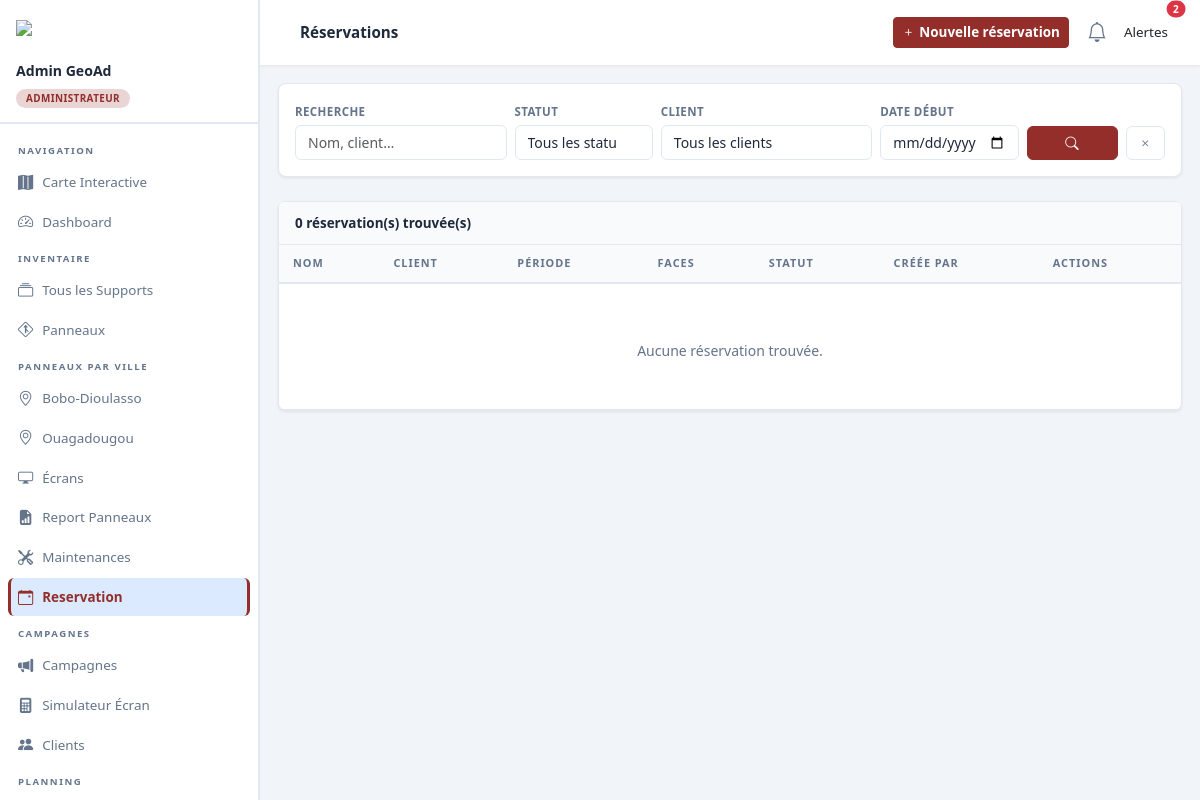
The page /gestion/campaigns/reservations/ (signed in) on the database as committed earlier.
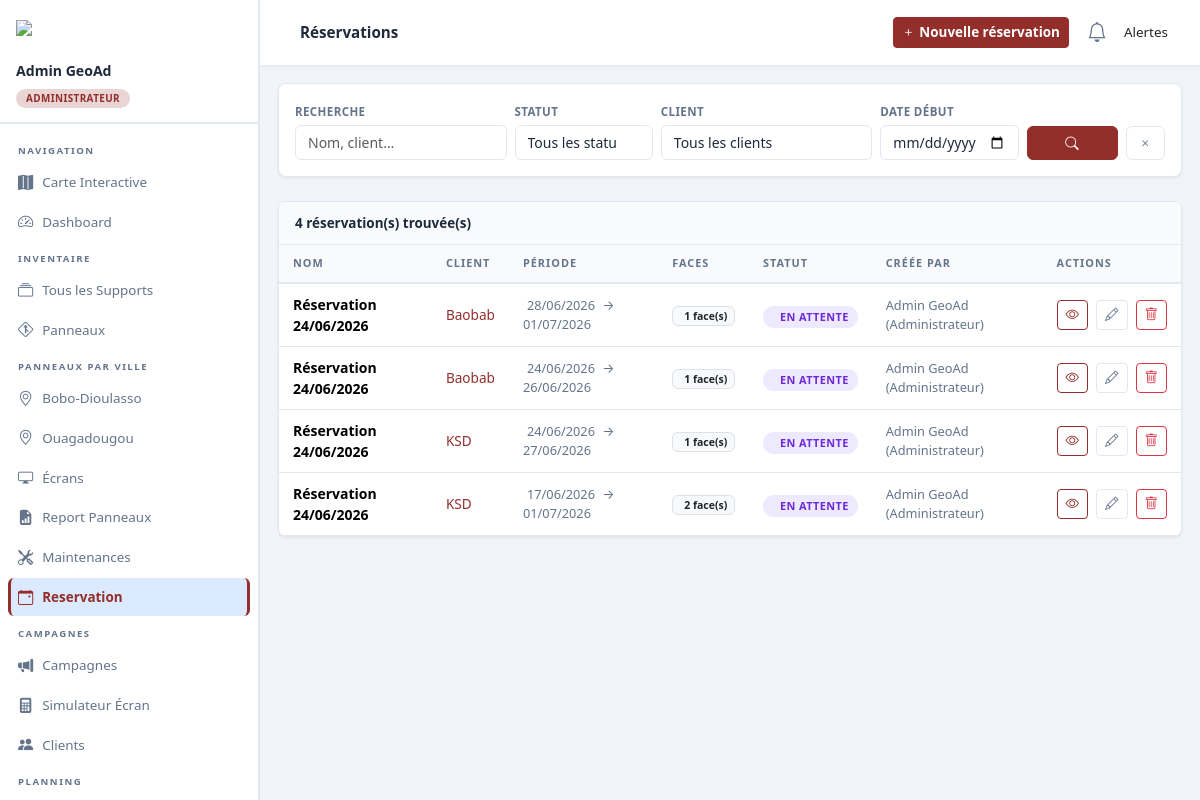
The same page on the database as committed later.
### accounts/models.py (models this page shows, shortened)
class User(AbstractUser):
    ROLE_ADMIN      = 'admin'
    ROLE_STAFF      = 'staff'
    ROLE_TECHNICIEN = 'technicien'
    ROLE_CLIENT     = 'client'
    ROLE_CHOICES = [
        (ROLE_ADMIN,      'Administrateur'),
        (ROLE_STAFF,      'Staff Régie'),
        (ROLE_TECHNICIEN, 'Technicien'),
        (ROLE_CLIENT,     'Client'),
    ]
    role           = models.CharField(max_length=20, choices=ROLE_CHOICES, default=ROLE_STAFF)
    telephone      = models.CharField(max_length=30, blank=True)
    avatar         = models.ImageField(upload_to='avatars/', blank=True, null=True)
    client_profile = models.OneToOneField(
        'campaigns.Client', on_delete=models.SET_NULL,
        null=True, blank=True, related_name='user_account'
    )
    class Meta:
        verbose_name        = 'Utilisateur'
        verbose_name_plural = 'Utilisateurs'
    def get_role_display(self):
        return get_choice_label(self, 'role', self.ROLE_CHOICES)
    def __str__(self):
        return f"{self.get_full_name() or self.username} ({self.get_role_display()})"
    @property
    def is_admin(self):
        return self.role == self.ROLE_ADMIN or self.is_superuser
    @property
    def is_staff_regie_role(self):
        return self.role in (self.ROLE_ADMIN, self.ROLE_STAFF) or self.is_superuser
    @property
    def is_technicien(self):
        return self.role == self.ROLE_TECHNICIEN
    @property
    def is_client(self):
        return self.role == self.ROLE_CLIENT
    @property
    def client(self):
        """Raccourci : retourne le Client lié ou None."""
        if self.role == self.ROLE_CLIENT:
            return self.client_profile
        return None

### campaigns/models.py (models this page shows, shortened)
class Reservation(models.Model):
    uuid = models.UUIDField(
        default=uuid.uuid4,
        editable=False,
        unique=True,
        db_index=True,
        verbose_name="Identifiant public (UUID)",
    )
    reference = models.CharField(
        max_length=50,
        unique=True,
        blank=True,
        verbose_name="Référence",
    )
    nom = models.CharField(
        max_length=200,
        verbose_name="Nom de la réservation",
    )
    client = models.ForeignKey(
        Client,
        on_delete=models.CASCADE,
        related_name='reservations_globales',
        verbose_name="Client",
    )
    contrat = models.ForeignKey(
        Contrat,
        on_delete=models.SET_NULL,
        null=True, blank=True,
        related_name='reservations',
        verbose_name="Contrat associé (optionnel)",
    )
    created_by = models.ForeignKey(
        settings.AUTH_USER_MODEL,
        on_delete=models.SET_NULL,
        null=True, blank=True,
        related_name='reservations_creees',
        verbose_name="Créé par",
    )
    date_debut = models.DateTimeField(verbose_name="Date de début")
    date_fin   = models.DateTimeField(verbose_name="Date de fin")
    statut = models.CharField(
        max_length=20,
        choices=STATUT_RESERVATION_CHOICES,
        default=STATUT_EN_ATTENTE,
        verbose_name="Statut",
    )
    notes      = models.TextField(blank=True, verbose_name="Notes internes")
    created_at = models.DateTimeField(auto_now_add=True)
    updated_at = models.DateTimeField(auto_now=True)
    class Meta:
        verbose_name          = "Réservation"
        verbose_name_plural   = "Réservations"
        ordering              = ['-date_debut']

class Client(models.Model):
    nom           = models.CharField(max_length=200, verbose_name="Raison sociale / Nom")
    contact_nom   = models.CharField(max_length=150, blank=True, verbose_name="Nom du Contact principal")
    telephone     = models.CharField(max_length=30, blank=True)
    email         = models.EmailField(blank=True)
    adresse       = models.TextField(blank=True)
    logo          = models.ImageField(upload_to='logos/', blank=True, null=True)
    notes         = models.TextField(blank=True)
    created_at    = models.DateTimeField(auto_now_add=True)
    actif         = models.BooleanField(default=True)
    class Meta:
        verbose_name = "Client"
        verbose_name_plural = "Clients"
        ordering = ['nom']

### campaigns/views.py (the view)
# urls.py: path('reservations/', views.ReservationListView.as_view(), name='reservation_list'),
class ReservationListView(StaffRequiredMixin, ListView):
    model = Reservation
    template_name = 'campaigns/reservation_list.html'
    context_object_name = 'reservations'
    paginate_by = 20
    def get_queryset(self):
        qs = Reservation.objects.select_related('client', 'created_by').prefetch_related('lignes__face__support')
        q        = self.request.GET.get('q', '').strip()
        statut_f = self.request.GET.get('statut', '')
        client_f = self.request.GET.get('client', '')
        date_f   = self.request.GET.get('date', '')
        if q:
            qs = qs.filter(
                Q(nom__icontains=q) |
                Q(client__nom__icontains=q)
            )
        if statut_f:
            qs = qs.filter(statut=statut_f)
        if client_f:
            qs = qs.filter(client__pk=client_f)
        if date_f:
            qs = qs.filter(date_debut__date=date_f)
        return qs.order_by('-date_debut')
    def get_context_data(self, **kwargs):
        context = super().get_context_data(**kwargs)
        context.update({
            'q':        self.request.GET.get('q', ''),
            'statut_f': self.request.GET.get('statut', ''),
            'client_f': self.request.GET.get('client', ''),
            'date_f':   self.request.GET.get('date', ''),
            'statut_choices': [
                (STATUT_EN_ATTENTE, 'En attente'),
                (STATUT_CONFIRMEE,  'Confirmée'),
                (STATUT_ANNULEE,    'Annulée'),
            ],
            'clients': Client.objects.order_by('nom'),
        })
        return context

### templates/campaigns/reservation_list.html (shortened to what this page needs)
{% extends 'base.html' %}
{% block topbar_title %}Réservations{% endblock %}
{% block topbar_actions %}
  {% if user.is_staff_regie_role %}
  <a href="{% url 'reservation_select_client' %}" class="btn btn-primary btn-sm"><i class="bi bi-plus me-1"></i>Nouvelle réservation</a>
  {% endif %}
{% endblock %}
{% block content %}
<div class="card mb-4">
  <div class="card-body">
    <form method="get" class="row g-2 align-items-end">
      <div class="col-md-3">
        <label class="form-label">Recherche</label>
        <input type="text" name="q" value="{{ q }}" class="form-control" placeholder="Nom, client…">
      </div>
      <div class="col-md-2">
        <label class="form-label">Statut</label>
        <select name="statut" class="form-select">
          <option value="">Tous les statuts</option>
        </select>
      </div>
      <div class="col-md-3">
        <label class="form-label">Client</label>
        <select name="client" class="form-select">
          <option value="">Tous les clients</option>
        </select>
      </div>
      <div class="col-md-2">
        <label class="form-label">Date début</label>
        <input type="date" name="date" value="{{ date_f }}" class="form-control">
      </div>
      <div class="col-md-2 d-flex gap-2">
        <button type="submit" class="btn btn-primary flex-fill"><i class="bi bi-search"></i></button>
        <a href="{% url 'reservation_list' %}" class="btn btn-outline-secondary"><i class="bi bi-x"></i></a>
      </div>
    </form>
  </div>
</div>
<div class="card">
  <div class="card-header d-flex align-items-center justify-content-between">
    <span>{{ reservations|length }} réservation(s) trouvée(s)</span>
  </div>
  <div class="card-body p-0">
    <table class="table mb-0">
      <thead>
        <tr>
          <th>Nom</th>
          <th>Client</th>
          <th>Période</th>
          <th>Faces</th>
          <th>Statut</th>
          <th>Créée par</th>
          <th>Actions</th>
        </tr>
      </thead>
      <tbody>
        {% for r in reservations %}
        <tr>
          <td style="font-weight:600">{{ r.nom }}</td>
          <td style="font-size:.85rem">
            <a href="{% url 'client_detail' r.client.pk %}" style="color:var(--color-primary);text-decoration:none">
              {{ r.client.nom }}
            </a>
          </td>
          <td style="font-size:.8rem;color:var(--text-muted)">
            {{ r.date_debut|date:"d/m/Y" }}
            <span class="mx-1">→</span>
            {{ r.date_fin|date:"d/m/Y" }}
          </td>
          <td>
            <span class="badge bg-light text-dark border">
              {{ r.lignes.count }} face(s)
            </span>
          </td>
          <td>
            {% if r.statut == 'en_attente' %}
              <span class="badge-status bs-bientot">En attente</span>
            {% elif r.statut == 'confirmee' %}
              <span class="badge-status bs-disponible"><i class="bx bx-check me-1"></i>Confirmée</span>
            {% elif r.statut == 'annulee' %}
              <span class="badge-status bs-panne"><i class="bx bx-x me-1"></i>Annulée</span>
            {% else %}
              <span class="badge-status bs-occupe">{{ r.get_statut_display }}</span>
            {% endif %}
          </td>
          <td style="font-size:.8rem;color:var(--text-muted)">
            {{ r.created_by|default:"—" }}
          </td>
          <td>
            <div class="d-flex gap-1">
              {% if user.is_staff_regie_role %}
                <a href="{% url 'reservation_detail' r.client.pk r.pk %}" class="btn btn-sm btn-outline-primary me-1"><i class="bi bi-eye"></i></a>
                <a href="{% url 'reservation_update' r.client.pk r.pk %}" class="btn btn-sm btn-outline-secondary me-1"><i class="bi bi-pencil"></i></a>
                <a href="{% url 'reservation_delete' r.client.pk r.pk %}" class="btn btn-sm btn-outline-danger"><i class="bi bi-trash"></i></a>
              {% endif %}
            </div>
          </td>
        </tr>
        {% empty %}
        <tr>
          <td colspan="7" class="text-center py-5" style="color:var(--text-muted)">
            Aucune réservation trouvée.
          </td>
        </tr>
        {% endfor %}
      </tbody>
    </table>
  </div>
</div>
{% endblock %}

### templates/base.html (shortened to what this page needs)
{% load static %}
<!doctype html>
<html lang="fr">
  <head>
    <link href="https://cdn.jsdelivr.net/npm/bootstrap@5.3.2/dist/css/bootstrap.min.css" rel="stylesheet" />
    <link href="https://cdn.jsdelivr.net/npm/bootstrap-icons@1.11.3/font/bootstrap-icons.css" rel="stylesheet" />
    <link rel="stylesheet" href="https://unpkg.com/leaflet@1.9.4/dist/leaflet.css" />
  </head>
  <body>
    <aside class="sidebar" id="sidebar">
      <div class="sidebar-brand d-flex align-items-center justify-content-between">
        <div>
          <div class="brand-name">
            <img style="height: 60px" src="{% static 'img/logo.png' %}" alt="Logo" />
          </div>
          {% if user.is_authenticated %}
          <div style="margin-top: 8px">
            <div style="font-weight:700;font-size:.88rem;color:var(--text);white-space:nowrap;overflow:hidden;text-overflow:ellipsis;max-width:180px;">
              {{ user.get_full_name|default:user.username }}
            </div>
            <div class="role-pill">{{ user.get_role_display }}</div>
          </div>
          {% endif %}
        </div>
      </div>
      <nav class="sidebar-nav">
        {% if user.is_authenticated %}
          {% if not user.is_client %}
            <div class="nav-label">Navigation</div>
            <a href="{% url 'carte' %}" class="nav-link {% if request.resolver_match.url_name == 'carte' %}active{% endif %}">
              <i class="bi bi-map-fill"></i>Carte Interactive
            </a>
            <a href="{% url 'dashboard' %}" class="nav-link {% if request.resolver_match.url_name == 'dashboard' %}active{% endif %}">
              <i class="bi bi-speedometer2"></i>Dashboard
            </a>
            <div class="nav-label">Inventaire</div>
            <a href="{% url 'support_list' %}" class="nav-link {% if 'support' in request.resolver_match.url_name and not request.GET.type %}active{% endif %}">
              <i class="bi bi-collection"></i>Tous les Supports
            </a>
            <a href="{% url 'support_list' %}?type=panneau" class="nav-link {% if request.GET.type == 'panneau' and not request.GET.ville %}active{% endif %}">
              <i class="bi bi-sign-merge-right"></i>Panneaux
            </a>
            {% if inventory_villes %}
              <div class="nav-label">Panneaux par ville</div>
              {% for ville in inventory_villes %}
                <a href="{% url 'support_list' %}?type=panneau&ville={{ ville|urlencode }}" class="nav-link {% if request.GET.type == 'panneau' and request.GET.ville == ville %}active{% endif %}">
                  <i class="bi bi-geo-alt"></i>{{ ville }}
                </a>
              {% endfor %}
            {% endif %}
            <a href="{% url 'support_list' %}?type=ecran" class="nav-link {% if request.GET.type == 'ecran' %}active{% endif %}">
              <i class="bi bi-display"></i>Écrans
            </a>
            <a href="{% url 'panneaux_report' %}" class="nav-link">
              <i class="bi bi-file-earmark-bar-graph-fill"></i>Report Panneaux
            </a>
            <a href="{% url 'maintenance_list' %}" class="nav-link {% if 'maintenance' in request.resolver_match.url_name %}active{% endif %}">
              <i class="bi bi-tools"></i>Maintenances
            </a>
            <a href="{% url 'reservation_list' %}" class="nav-link {% if request.resolver_match.url_name == 'reservation_list' %}active{% endif %}">
              <i class="bi bi-calendar-event"></i>Reservation
            </a>
            {% if not user.is_technicien %}
              <div class="nav-label">Campagnes</div>
              <a href="{% url 'campagne_list' %}" class="nav-link {% if 'campagne' in request.resolver_match.url_name %}active{% endif %}">
                <i class="bi bi-megaphone-fill"></i>Campagnes
              </a>
              <a href="{% url 'simulation_ecran' %}" class="nav-link {% if request.resolver_match.url_name == 'simulation_ecran1' %}active{% endif %}">
                <i class="bi bi-calculator-fill"></i>Simulateur Écran
              </a>
              <a href="{% url 'client_list' %}" class="nav-link {% if 'client' in request.resolver_match.url_name %}active{% endif %}">
                <i class="bi bi-people-fill"></i>Clients
              </a>
              <div class="nav-label">Planning</div>
              <a href="{% url 'planning_calendrier' %}" class="nav-link {% if request.resolver_match.url_name == 'planning_calendrier' %}active{% endif %}">
              </a>
            {% endif %}
          {% endif %}
        {% endif %}
      </nav>
    </aside>
    <div class="main-wrap">
      <header class="topbar">
        <div class="topbar-title">
          {% block topbar_title %}Integral{% endblock %}
        </div>
        {% block topbar_actions %}{% endblock %}
        <div class="dropdown">
          <a class="nav-link position-relative d-inline-flex align-items-center cursor-pointer px-2"
            id="alertsDropdown" role="button"
            data-bs-toggle="dropdown" aria-expanded="false">
            <div class="icon-wrapper">
              <i class="bi bi-bell fs-5"></i>
              {% if alertes %}
              <span class="position-absolute top-0 start-100 translate-middle badge rounded-pill bg-danger border border-2 border-white alert-badge">
                {{ alertes|length }}
              </span>
              {% endif %}
            </div>
            <span class="ms-2 d-none d-lg-inline fw-medium text-dark">Alertes</span>
          </a>
        </div>
      </header>
      <div class="page-content {% block full_page %}{% endblock %}">
        {% block content %}{% endblock %}
      </div>
    </div>
  </body>
</html>

Rows that differ between the two databases and show on the page:
added Reservation: nom "Réservation 24/06/2026", client.nom "Baobab", date_debut "28/06/2026", date_fin "01/07/2026", lignes.count "1", statut "EN ATTENTE", created_by "Admin GeoAd (Administrateur)"
added Reservation: nom "Réservation 24/06/2026", client.nom "Baobab", date_debut "24/06/2026", date_fin "26/06/2026", lignes.count "1", statut "EN ATTENTE", created_by "Admin GeoAd (Administrateur)"
added Reservation: nom "Réservation 24/06/2026", client.nom "KSD", date_debut "24/06/2026", date_fin "27/06/2026", lignes.count "1", statut "EN ATTENTE", created_by "Admin GeoAd (Administrateur)"
added Reservation: nom "Réservation 24/06/2026", client.nom "KSD", date_debut "17/06/2026", date_fin "01/07/2026", lignes.count "2", statut "EN ATTENTE", created_by "Admin GeoAd (Administrateur)"
Other text that changed with them:
{{ reservations|length }}: "0" → "4"
{{ alertes|length }}: "2" → (not shown)
text no longer shown: "Aucune réservation trouvée."
